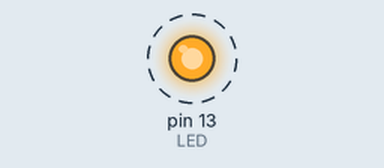
This sketch was run on a simulated Arduino Uno, built with avr-gcc and run on an emulated ATmega328P. Shown: output pins drawn as LEDs (lit = HIGH). Dashed ring = blinking.

Above: at 0.5 s.
Timing chart, 0 to 4.6 s (numbered marks = the images above):
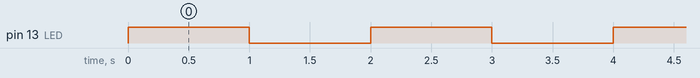

The sketch:

BlinkingLed.ino
```cpp
/*
  - Author : Mawin CK
  - Date : 2025
*/

// Link to Project :
// https://wokwi.com/projects/445411336998105089

const byte LED = 13;
const int DELAY = 1;

const unsigned long RES = DELAY * 1000; // milliseconds

void setup() {
  Serial.begin(9600);
  pinMode(LED, OUTPUT);
}

void loop() {
  digitalWrite(LED, HIGH);
  delay(RES);
  digitalWrite(LED, LOW);
  delay(RES);
}
```

Measured:
- by itself, pin 13 (LED): alternates HIGH for 1.0 s and LOW for 1.0 s
